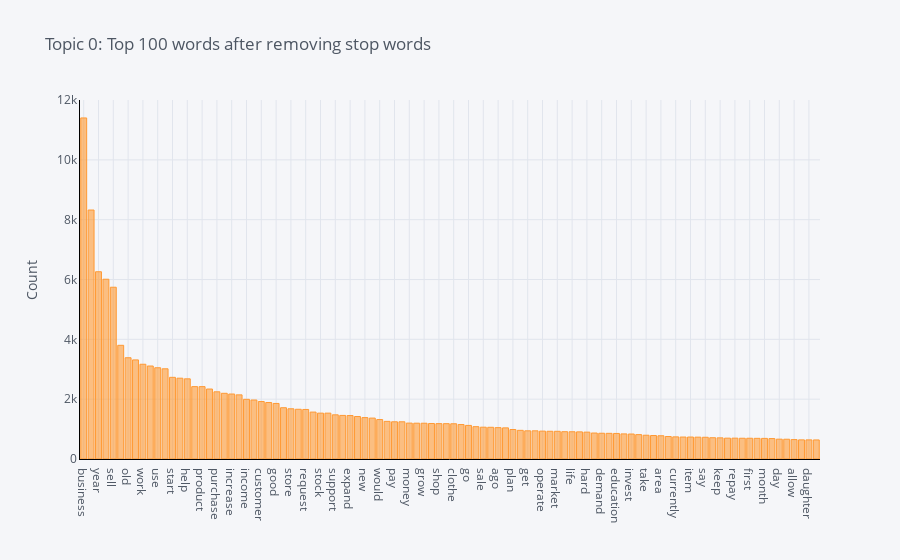
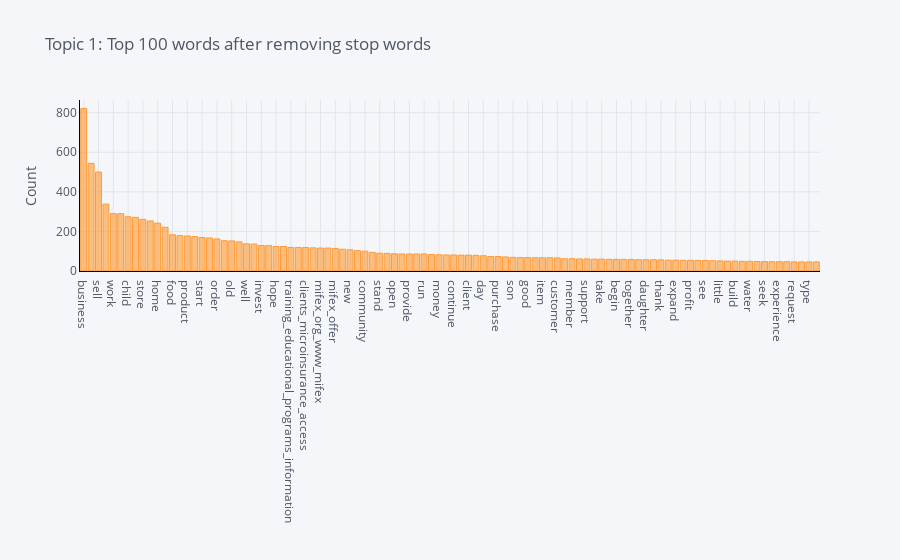
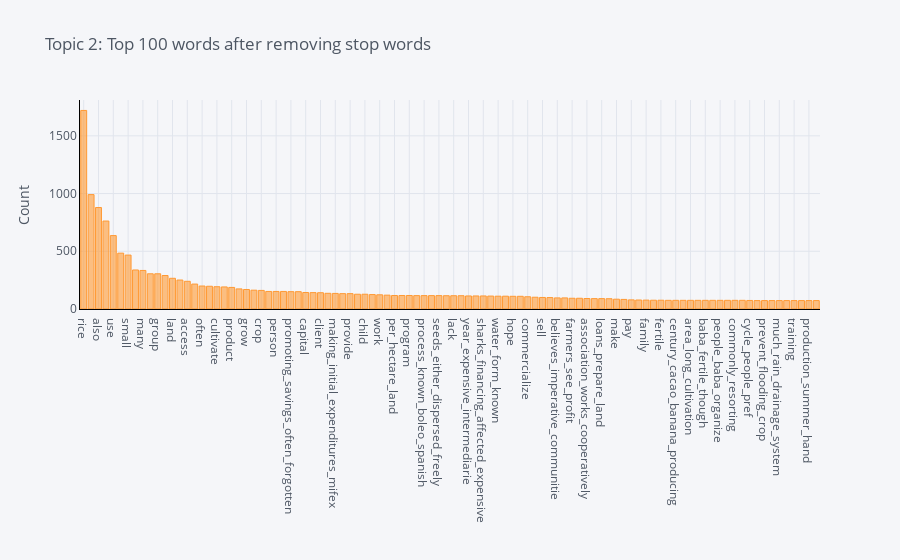
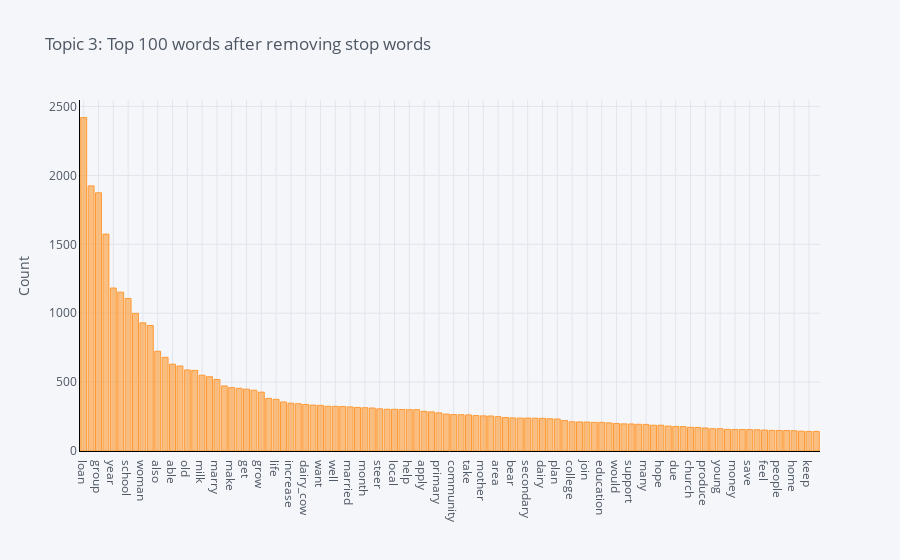

Notebook source saved alongside these figures, in order:
### Code cell
for i in range(4):
    plot_model(lda, topic_num=f"Topic {i}")

### Figure 1 — Plotly figure (JSON) as saved in the notebook; plotly's stock layout.template omitted (floating-point values rounded to 4 significant figures)
{"data": [{"marker": {"color": "rgba(255, 153, 51, 0.6)", "line": {"color": "rgba(255, 153, 51, 1.0)", "width": 1}}, "name": "count", "orientation": "v", "text": "", "type": "bar", "x": ["business", "loan", "year", "child", "sell", "buy", "old", "school", "work", "family", "use", "able", "start", "also", "help", "make", "product", "husband", "purchase", "live", "increase", "small", "income", "well", "customer", "need", "good", "home", "store", "community", "request", "order", "stock", "mother", "support", "woman", "expand", "hope", "new", "want", "would", "provide", "pay", "clothing", "money", "client", "grow", "entrepreneur", "shop", "improve", "clothe", "time", "go", "group", "sale", "run", "ago", "people", "plan", "capital", "get", "marry", "operate", "house", "market", "continue", "life", "profit", "hard", "high", "demand", "give", "education", "food", "invest", "service", "take", "supply", "area", "single", "currently", "age", "item", "offer", "say", "young", "keep", "earn", "repay", "member", "first", "begin", "month", "enough", "day", "wife", "allow", "meet", "daughter", "receive"], "y": [11401, 8323, 6260, 6010, 5742, 3801, 3385, 3312, 3167, 3109, 3050, 3015, 2730, 2701, 2680, 2419, 2419, 2339, 2246, 2196, 2172, 2144, 1995, 1972, 1921, 1888, 1857, 1714, 1679, 1662, 1656, 1568, 1533, 1533, 1477, 1457, 1452, 1420, 1384, 1368, 1319, 1258, 1244, 1244, 1200, 1197, 1196, 1187, 1182, 1181, 1178, 1152, 1123, 1081, 1063, 1060, 1048, 1041, 985, 958, 942, 942, 932, 927, 926, 913, 911, 907, 898, 868, 861, 858, 854, 839, 835, 815, 795, 785, 777, 752, 740, 734, 734, 730, 726, 711, 707, 697, 697, 694, 694, 691, 689, 683, 663, 661, 649, 640, 639, 637]}], "layout": {"legend": {"bgcolor": "#F5F6F9", "font": {"color": "#4D5663"}}, "paper_bgcolor": "#F5F6F9", "plot_bgcolor": "#F5F6F9", "title": {"font": {"color": "#4D5663"}, "text": "Topic 0: Top 100 words after removing stop words"}, "xaxis": {"gridcolor": "#E1E5ED", "linecolor": "black", "showgrid": true, "tickfont": {"color": "#4D5663"}, "title": {"font": {"color": "#4D5663"}, "text": ""}, "zerolinecolor": "#E1E5ED"}, "yaxis": {"gridcolor": "#E1E5ED", "linecolor": "black", "showgrid": true, "tickfont": {"color": "#4D5663"}, "title": {"font": {"color": "#4D5663"}, "text": "Count"}, "zerolinecolor": "#E1E5ED"}}}

### Figure 2 — Plotly figure (JSON) as saved in the notebook; plotly's stock layout.template omitted (floating-point values rounded to 4 significant figures)
{"data": [{"marker": {"color": "rgba(255, 153, 51, 0.6)", "line": {"color": "rgba(255, 153, 51, 1.0)", "width": 1}}, "name": "count", "orientation": "v", "text": "", "type": "bar", "x": ["business", "loan", "sell", "year", "work", "buy", "child", "make", "store", "help", "home", "also", "food", "use", "product", "able", "start", "small", "order", "live", "old", "husband", "well", "family", "invest", "wife", "hope", "group", "training_educational_programs_information", "restaurant", "clients_microinsurance_access", "microfinance_ecuador_services_please", "mifex_org_www_mifex", "org", "mifex_offer", "need", "new", "want", "community", "time", "stand", "people", "open", "market", "provide", "would", "run", "sale", "money", "local", "continue", "grow", "client", "mother", "day", "house", "purchase", "first", "son", "school", "good", "go", "item", "ago", "customer", "second", "member", "many", "support", "income", "take", "increase", "begin", "fruit", "together", "large", "daughter", "juice", "thank", "improve", "expand", "pay", "profit", "currently", "see", "life", "little", "receive", "build", "decide", "water", "kid", "seek", "set", "experience", "include", "request", "get", "type", "like"], "y": [821, 544, 500, 338, 290, 290, 274, 271, 261, 253, 242, 221, 183, 179, 177, 174, 169, 167, 162, 153, 152, 147, 137, 136, 129, 128, 124, 124, 119, 119, 119, 117, 116, 116, 114, 110, 107, 103, 100, 94, 90, 89, 87, 86, 86, 86, 86, 83, 82, 81, 81, 80, 80, 79, 77, 73, 73, 71, 69, 68, 68, 67, 67, 67, 66, 62, 62, 61, 61, 60, 60, 59, 59, 59, 58, 57, 57, 57, 56, 55, 55, 54, 54, 53, 53, 52, 51, 50, 50, 49, 49, 48, 48, 47, 47, 47, 46, 46, 46, 46]}], "layout": {"legend": {"bgcolor": "#F5F6F9", "font": {"color": "#4D5663"}}, "paper_bgcolor": "#F5F6F9", "plot_bgcolor": "#F5F6F9", "title": {"font": {"color": "#4D5663"}, "text": "Topic 1: Top 100 words after removing stop words"}, "xaxis": {"gridcolor": "#E1E5ED", "linecolor": "black", "showgrid": true, "tickfont": {"color": "#4D5663"}, "title": {"font": {"color": "#4D5663"}, "text": ""}, "zerolinecolor": "#E1E5ED"}, "yaxis": {"gridcolor": "#E1E5ED", "linecolor": "black", "showgrid": true, "tickfont": {"color": "#4D5663"}, "title": {"font": {"color": "#4D5663"}, "text": "Count"}, "zerolinecolor": "#E1E5ED"}}}

### Figure 3 — Plotly figure (JSON) as saved in the notebook; plotly's stock layout.template omitted (floating-point values rounded to 4 significant figures)
{"data": [{"marker": {"color": "rgba(255, 153, 51, 0.6)", "line": {"color": "rgba(255, 153, 51, 1.0)", "width": 1}}, "name": "count", "orientation": "v", "text": "", "type": "bar", "x": ["rice", "loan", "also", "farmer", "use", "sector", "small", "area", "many", "member", "group", "buy", "land", "people", "access", "farm", "often", "help", "cultivate", "part", "product", "income", "grow", "micro", "crop", "participate_program_designed_teach", "person", "cannot_fully_repay", "promoting_savings_often_forgotten", "credit", "capital", "invest", "client", "still", "making_initial_expenditures_mifex", "year", "provide", "future_investments_unexpected_difficultie", "child", "works_capital_reserve", "work", "activity", "per_hectare_land", "live", "program", "farmers_rent_machinery", "process_known_boleo_spanish", "water_intensive_crop", "seeds_either_dispersed_freely", "soil_seeds_fertilizer_insecticide", "lack", "lack_skills_knowledge", "year_expensive_intermediarie", "order", "sharks_financing_affected_expensive", "mifex_rural_finance", "water_form_known", "lands_removing_weeds_plowe", "hope", "service", "commercialize", "helps_gather_production", "sell", "people_count_formal_financial", "believes_imperative_communitie", "production", "farmers_see_profit", "entrepreneur", "association_works_cooperatively", "purchase", "loans_prepare_land", "rural", "make", "livestock", "pay", "allow", "family", "popular", "fertile", "decades_baba_county_province", "century_cacao_banana_producing", "los_rios_coastal_region", "area_long_cultivation", "keep_livestock_emergency", "baba_fertile_though", "grow_crops_plantain", "people_baba_organize", "first_must_prepare", "commonly_resorting", "production_turned_main_economic", "cycle_people_pref", "sector_lands_yield", "prevent_flooding_crop", "often_ruined_generally_speake", "much_rain_drainage_system", "baba_productive", "training", "type_financial_institution", "production_summer_hand", "dole_baba_sector_characterize"], "y": [1720, 991, 879, 762, 636, 484, 467, 338, 334, 305, 305, 290, 266, 251, 240, 216, 199, 197, 193, 191, 187, 174, 169, 163, 161, 152, 152, 152, 150, 150, 143, 142, 141, 136, 135, 133, 133, 128, 128, 125, 123, 120, 117, 117, 117, 116, 116, 116, 116, 115, 115, 115, 113, 113, 113, 112, 111, 111, 110, 110, 106, 102, 100, 99, 96, 96, 93, 93, 91, 90, 90, 89, 85, 83, 79, 78, 77, 76, 76, 75, 75, 75, 75, 75, 75, 75, 75, 75, 75, 75, 74, 73, 73, 73, 73, 73, 73, 73, 73, 73]}], "layout": {"legend": {"bgcolor": "#F5F6F9", "font": {"color": "#4D5663"}}, "paper_bgcolor": "#F5F6F9", "plot_bgcolor": "#F5F6F9", "title": {"font": {"color": "#4D5663"}, "text": "Topic 2: Top 100 words after removing stop words"}, "xaxis": {"gridcolor": "#E1E5ED", "linecolor": "black", "showgrid": true, "tickfont": {"color": "#4D5663"}, "title": {"font": {"color": "#4D5663"}, "text": ""}, "zerolinecolor": "#E1E5ED"}, "yaxis": {"gridcolor": "#E1E5ED", "linecolor": "black", "showgrid": true, "tickfont": {"color": "#4D5663"}, "title": {"font": {"color": "#4D5663"}, "text": "Count"}, "zerolinecolor": "#E1E5ED"}}}

### Figure 4 — Plotly figure (JSON) as saved in the notebook; plotly's stock layout.template omitted (floating-point values rounded to 4 significant figures)
{"data": [{"marker": {"color": "rgba(255, 153, 51, 0.6)", "line": {"color": "rgba(255, 153, 51, 1.0)", "width": 1}}, "name": "count", "orientation": "v", "text": "", "type": "bar", "x": ["loan", "child", "group", "business", "year", "sell", "school", "member", "woman", "buy", "also", "income", "able", "start", "old", "small", "milk", "family", "marry", "pay", "make", "work", "get", "farm", "grow", "usd", "life", "market", "increase", "good", "dairy_cow", "use", "want", "first", "well", "fee", "married", "give", "month", "time", "steer", "vegetable", "local", "repay", "help", "day", "apply", "live", "primary", "cow", "community", "enable", "take", "farmer", "mother", "intend", "area", "receive", "bear", "sale", "secondary", "hard", "dairy", "high", "plan", "need", "college", "go", "join", "stock", "education", "husband", "would", "ago", "support", "provide", "many", "purchase", "hope", "farming", "due", "earn", "church", "educate", "produce", "last", "young", "feed", "money", "training", "save", "weec", "feel", "improve", "people", "within_period_month", "home", "say", "keep", "food"], "y": [2420, 1924, 1874, 1574, 1183, 1153, 1107, 999, 930, 911, 724, 680, 630, 617, 588, 585, 550, 539, 519, 472, 460, 455, 449, 441, 427, 382, 375, 356, 347, 343, 338, 333, 331, 325, 324, 323, 320, 316, 314, 312, 306, 303, 303, 301, 300, 300, 288, 284, 277, 268, 264, 263, 262, 257, 255, 254, 249, 243, 240, 239, 239, 238, 237, 234, 232, 221, 212, 211, 210, 208, 208, 204, 200, 197, 196, 194, 193, 187, 187, 181, 178, 177, 172, 171, 167, 162, 162, 157, 156, 156, 155, 154, 152, 150, 149, 149, 147, 144, 142, 142]}], "layout": {"legend": {"bgcolor": "#F5F6F9", "font": {"color": "#4D5663"}}, "paper_bgcolor": "#F5F6F9", "plot_bgcolor": "#F5F6F9", "title": {"font": {"color": "#4D5663"}, "text": "Topic 3: Top 100 words after removing stop words"}, "xaxis": {"gridcolor": "#E1E5ED", "linecolor": "black", "showgrid": true, "tickfont": {"color": "#4D5663"}, "title": {"font": {"color": "#4D5663"}, "text": ""}, "zerolinecolor": "#E1E5ED"}, "yaxis": {"gridcolor": "#E1E5ED", "linecolor": "black", "showgrid": true, "tickfont": {"color": "#4D5663"}, "title": {"font": {"color": "#4D5663"}, "text": "Count"}, "zerolinecolor": "#E1E5ED"}}}
